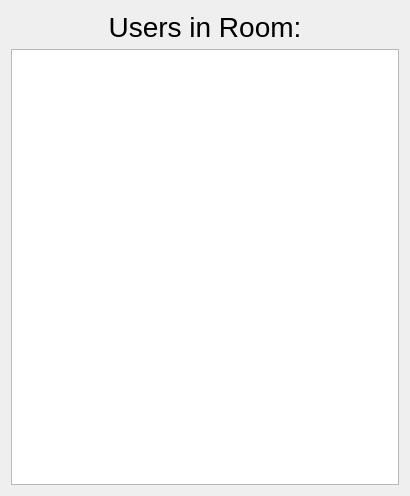
<?xml version="1.0" encoding="UTF-8"?>
<ui version="4.0">
 <class>SessionUserList</class>
 <widget class="QWidget" name="SessionUserList">
  <property name="geometry">
   <rect>
    <x>0</x>
    <y>0</y>
    <width>410</width>
    <height>496</height>
   </rect>
  </property>
  <property name="windowTitle">
   <string>Form</string>
  </property>
  <layout class="QVBoxLayout" name="verticalLayout">
   <item>
    <widget class="QLabel" name="labelTitle">
     <property name="font">
      <font>
       <pointsize>21</pointsize>
      </font>
     </property>
     <property name="text">
      <string>Users in Room:</string>
     </property>
     <property name="alignment">
      <set>Qt::AlignCenter</set>
     </property>
     <property name="margin">
      <number>8</number>
     </property>
    </widget>
   </item>
   <item>
    <widget class="QListWidget" name="listWidgetUsersInSession"/>
   </item>
  </layout>
 </widget>
 <resources/>
 <connections/>
</ui>
